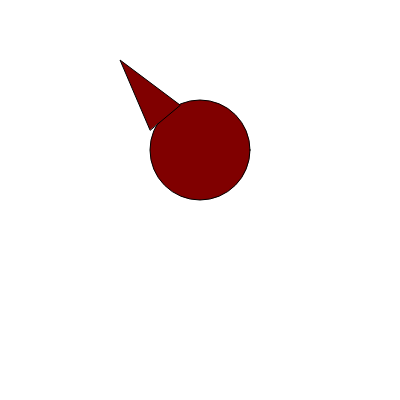
Frame 1 (no input)
Frame 60 (no input): identical to frame 1, image omitted
Frame 120 (the mouse pressed at the canvas centre since frame 60): identical to frame 1, image omitted

The p5.js sketch that drew this single still picture (run headless with seeded random() and noise() and a simulated clock; from frame 60 on, the mouse is pressed at the canvas centre):

// p5.js sketch
// ── sketch.js
function setup(){
    createCanvas(400,400);
}

function draw(){
    background(255);
    fill(128,0,0);
    circle(200,150,100);
    triangle(150,130,120,60,180,105);
}
